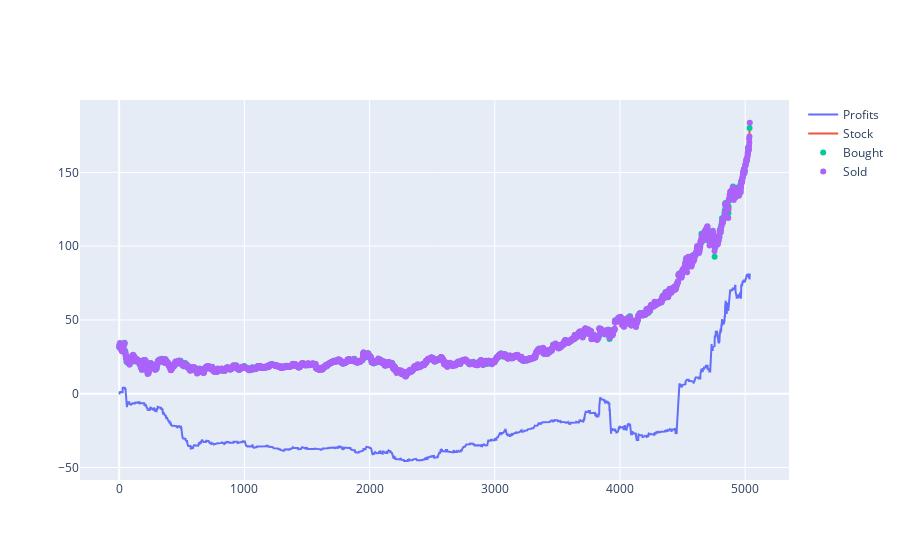
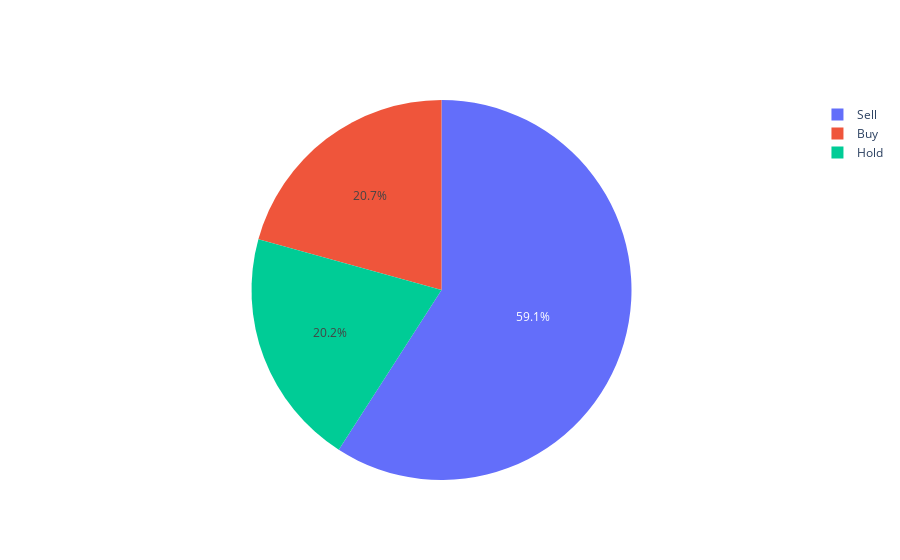

Write notebook code for charts like these, in order.
### Code cell
def show_profits(episode=0):
    logs = env.logs[episode]

    actions = np.array(logs['actions'])
    profits = np.array(logs['profit'])
    indices = np.arange(0,len(actions))
    stocks  = df.values[WINDOW_SIZE-1:]

    logs = pd.DataFrame({
        'action': actions,
        'profit': profits, 
        'stock': stocks,
        'bought': actions == BUY,
        'sold': actions == SELL,
        'held': actions == HOLD}).reset_index()

    logs['action_cat'] = logs['action'].replace({0: 'Buy', 1: 'Sell', 2: 'Hold'})
    
    fig = go.Figure()

    fig.add_trace(go.Scatter(x=logs['index'], 
                             y=logs['profit'],
                             mode='lines',
                             name='Profits'))
    
    fig.add_trace(go.Scatter(x=logs['index'], 
                         y=logs['stock'],
                         mode='lines',
                         name='Stock'))

    bought = logs[logs['bought']]
    fig.add_trace(go.Scatter(x=bought['index'], 
                             y=bought['stock'],
                             mode='markers',
                             name='Bought'))

    sold = logs[logs['sold']]
    fig.add_trace(go.Scatter(x=sold['index'], 
                             y=sold['stock'],
                             mode='markers',
                             name='Sold'))

    fig.show()
    
    fig = go.Figure(data=[go.Pie(labels=logs['action_cat'].value_counts().index,
                             values=logs['action_cat'].value_counts().values)])
    fig.show()
    
show_profits(96)

### Figure 1 — Plotly figure (JSON) as saved in the notebook; plotly's stock layout.template omitted (floating-point values rounded to 4 significant figures; data arrays with more than 128 entries replaced by an {"elided": "..."} marker saying what was removed)
{"data": [{"mode": "lines", "name": "Profits", "type": "scatter", "x": {"elided": "5038 int values"}, "y": {"elided": "5038 float values"}}, {"mode": "lines", "name": "Stock", "type": "scatter", "x": {"elided": "5038 int values"}, "y": {"elided": "5038 float values"}}, {"mode": "markers", "name": "Bought", "type": "scatter", "x": {"elided": "1043 int values"}, "y": {"elided": "1043 float values"}}, {"mode": "markers", "name": "Sold", "type": "scatter", "x": {"elided": "2977 int values"}, "y": {"elided": "2977 float values"}}], "layout": {}}

### Figure 2 — Plotly figure (JSON) as saved in the notebook; plotly's stock layout.template omitted (floating-point values rounded to 4 significant figures)
{"data": [{"labels": ["Sell", "Buy", "Hold"], "type": "pie", "values": [2977, 1043, 1018]}], "layout": {}}
